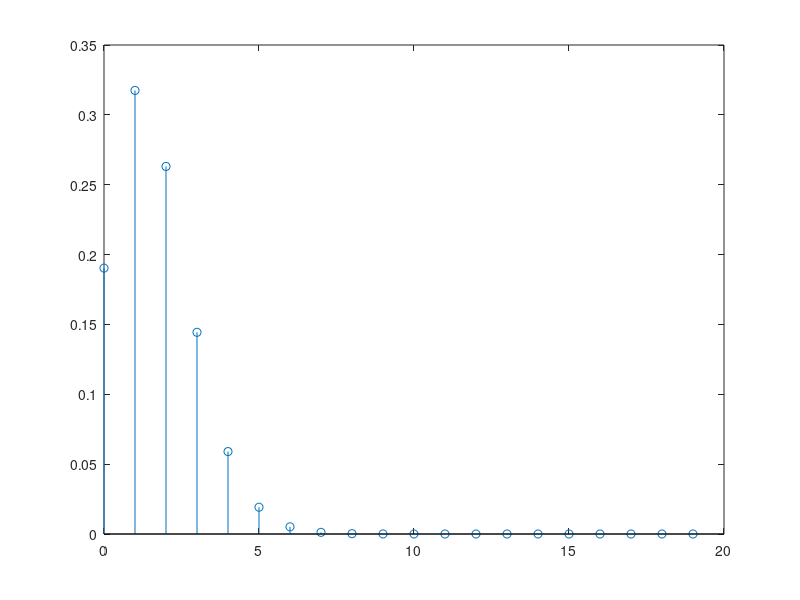

MATLAB code for this plot:
%%mism.m 2008-11-07: Simulation of Mass Spec peaks distribution of a
%%protein or peptide due to isotope C13 (nature richness 0.11%)

clear

p=0.011; %probability of C13 inclusion (natural richness of C13)
n=150;  %number of C atom in protein

m=n;
if(n>20) m=20; end

for i=1:m  %observed m/z peaks
    intensity(i)=(factorial(n)/(factorial(i-1)*factorial(n-i+1)))*(p^(i-1))*((1-p)^(n-i+1));
end

X=0:(m-1);
stem(X,intensity)

hold on

